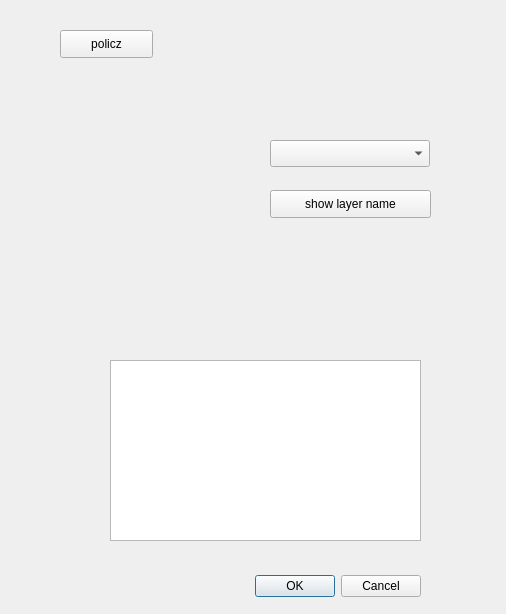
<?xml version="1.0" encoding="UTF-8"?>
<ui version="4.0">
 <class>WtyczkaNaZajeciahDialogBase</class>
 <widget class="QDialog" name="WtyczkaNaZajeciahDialogBase">
  <property name="geometry">
   <rect>
    <x>0</x>
    <y>0</y>
    <width>506</width>
    <height>614</height>
   </rect>
  </property>
  <property name="windowTitle">
   <string>moja wtyczka</string>
  </property>
  <widget class="QDialogButtonBox" name="button_box">
   <property name="geometry">
    <rect>
     <x>80</x>
     <y>570</y>
     <width>341</width>
     <height>32</height>
    </rect>
   </property>
   <property name="orientation">
    <enum>Qt::Horizontal</enum>
   </property>
   <property name="standardButtons">
    <set>QDialogButtonBox::Cancel|QDialogButtonBox::Ok</set>
   </property>
  </widget>
  <widget class="QPushButton" name="Przycisk1">
   <property name="geometry">
    <rect>
     <x>60</x>
     <y>30</y>
     <width>93</width>
     <height>28</height>
    </rect>
   </property>
   <property name="text">
    <string>policz</string>
   </property>
  </widget>
  <widget class="QLabel" name="label">
   <property name="geometry">
    <rect>
     <x>60</x>
     <y>175</y>
     <width>141</width>
     <height>61</height>
    </rect>
   </property>
   <property name="text">
    <string/>
   </property>
  </widget>
  <widget class="QgsMapLayerComboBox" name="mMapLayerComboBox">
   <property name="geometry">
    <rect>
     <x>270</x>
     <y>140</y>
     <width>160</width>
     <height>27</height>
    </rect>
   </property>
  </widget>
  <widget class="QLabel" name="label_2">
   <property name="geometry">
    <rect>
     <x>100</x>
     <y>305</y>
     <width>291</width>
     <height>31</height>
    </rect>
   </property>
   <property name="text">
    <string/>
   </property>
  </widget>
  <widget class="QPushButton" name="Przycisk2">
   <property name="geometry">
    <rect>
     <x>270</x>
     <y>190</y>
     <width>161</width>
     <height>28</height>
    </rect>
   </property>
   <property name="text">
    <string>show layer name</string>
   </property>
  </widget>
  <widget class="QTextEdit" name="textEdit">
   <property name="geometry">
    <rect>
     <x>110</x>
     <y>360</y>
     <width>311</width>
     <height>181</height>
    </rect>
   </property>
  </widget>
 </widget>
 <customwidgets>
  <customwidget>
   <class>QgsMapLayerComboBox</class>
   <extends>QComboBox</extends>
   <header>qgsmaplayercombobox.h</header>
  </customwidget>
 </customwidgets>
 <resources/>
 <connections>
  <connection>
   <sender>button_box</sender>
   <signal>accepted()</signal>
   <receiver>WtyczkaNaZajeciahDialogBase</receiver>
   <slot>accept()</slot>
   <hints>
    <hint type="sourcelabel">
     <x>20</x>
     <y>20</y>
    </hint>
    <hint type="destinationlabel">
     <x>20</x>
     <y>20</y>
    </hint>
   </hints>
  </connection>
  <connection>
   <sender>button_box</sender>
   <signal>rejected()</signal>
   <receiver>WtyczkaNaZajeciahDialogBase</receiver>
   <slot>reject()</slot>
   <hints>
    <hint type="sourcelabel">
     <x>20</x>
     <y>20</y>
    </hint>
    <hint type="destinationlabel">
     <x>20</x>
     <y>20</y>
    </hint>
   </hints>
  </connection>
 </connections>
</ui>
